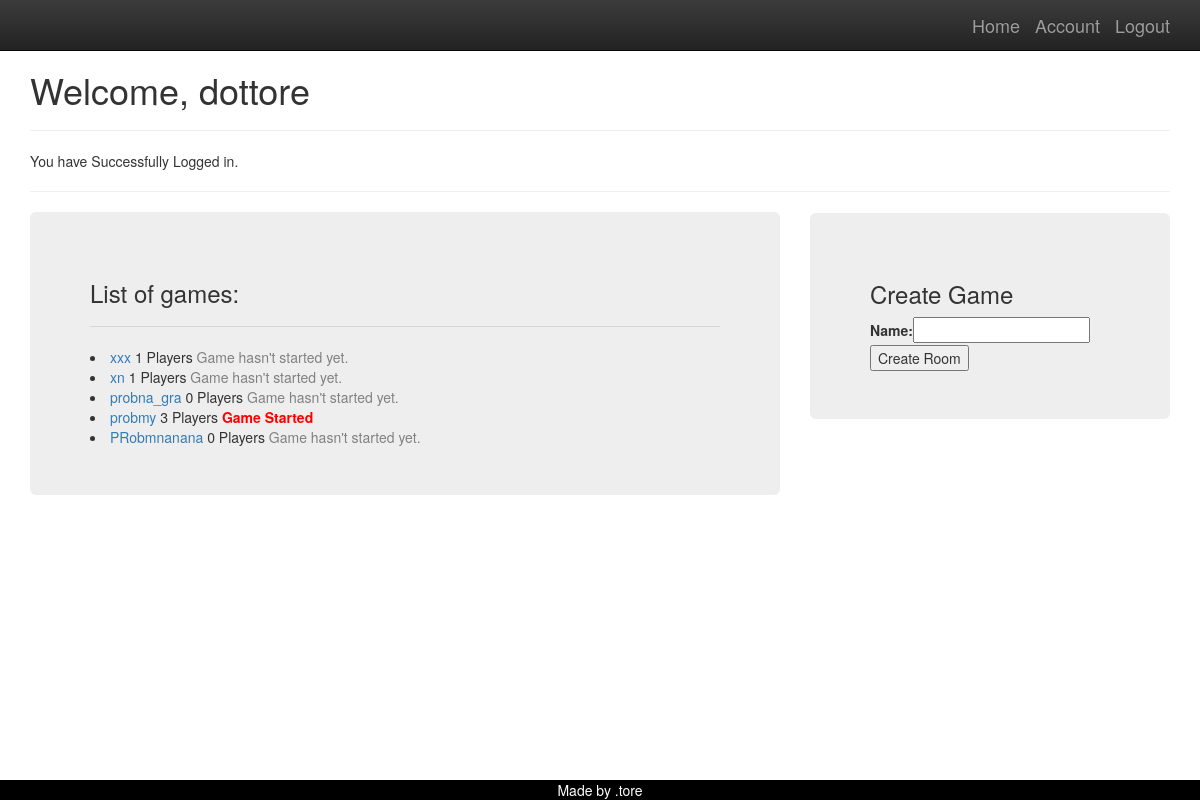
/player/home/welcome (signed in), run on the app's committed database.
### player/models.py (models this page shows)
class Player(models.Model):
    name = models.ForeignKey(User,on_delete=models.CASCADE,related_name='player_name')
    parent= models.CharField(max_length = 10)
    nick = models.CharField(max_length=10 )
    in_game= models.BooleanField(default = False)
    description = models.TextField(max_length = 300, null = True)
    def __str__(self):
        return self.nick

### game/models.py (models this page shows, shortened)
class Notification(models.Model):
    name = models.CharField(max_length=150)
    note = models.TextField(blank=True, null=True)

class Game(models.Model):
    name = models.CharField(max_length=150)
    host = models.CharField(max_length=10)
    is_played = models.BooleanField(default = False)
    players_ready = models.IntegerField(default =0)
    max_players = models.IntegerField(default=4)
    who_is_ready = models.ManyToManyField(Player, related_name="guys_ready", blank=True)
    first_player = models.ForeignKey(Player, on_delete=models.CASCADE, related_name='pierwszy', blank=True, null=True)
    second_player = models.ForeignKey(Player, on_delete=models.CASCADE, related_name='drugi', blank=True, null=True)
    third_player = models.ForeignKey(Player, on_delete=models.CASCADE, related_name='trzeci', blank=True, null=True)
    forth_player = models.ForeignKey(Player, on_delete=models.CASCADE, related_name='czwarty', blank=True, null=True)

### player/views.py (the view)
# urls.py: path('home/<str:name>', home, name='home'),
@login_required
def home(request, name):
    usr = request.user.username
    player = Player.objects.get(parent=usr)
    games = Game.objects.all()
    noti =  Notification.objects.get(name=name)
    text = noti.note
    form = CreateGame
    args = {'usr': usr, 'games': games, 'form' : form, 'message': text,'player':player}
    return render(request,'player/home.html', args)

### templates/player/home.html (shortened to what this page needs)
{% extends 'base.html' %}
{% block content %}
<h1>Welcome, {{player}}</h1>
<hr>
{{message}}
<hr>
<div class="row">
  <div class="col-sm-8">
      <div class = 'jumbotron'>
          <h3>List of games: </h3>
          <hr>
    {% for g in games %}
        <li><a href="{% url 'detail' g.id %}">{{g.name}}</a>
        {% if g.players_ready == 4 %}
            <span style ="color:red"><strong>Full</strong></span>
            {% else %}
            {{g.players_ready}} Players
            {% endif %}
              {% if g.is_played %}
            <span style ="color:red"><strong>Game Started</strong></span>
            {% else %}
            <span style="color:gray">Game hasn't started yet.</span>
            {% endif %}
        </li>
    {% endfor %}
      </div></div>
  <div class="col-sm-4"></div>
  <div class="col-sm-4">
      <div class = 'jumbotron' name="menu" id ="menu">
          <h3>Create Game</h3>
<form method ="POST" action = '{% url 'new_room' %}'>
{{form}}
    <button type = 'submit' name="create" value = 'ok'>Create Room</button>
</form>
      </div></div>
</div>
{% endblock %}

### templates/base.html (style rules this page uses)
body { padding-top: 50px; padding-bottom: 20px; }

### data on the page
Player: nick "dottore"
Notification: note "You have Successfully Logged in."
Game: name "xxx", players_ready "1", is_played "Game hasn't started yet."
Game: name "xn", players_ready "1", is_played "Game hasn't started yet."
Game: name "probna_gra", players_ready "0", is_played "Game hasn't started yet."
Game: name "probmy", players_ready "3", is_played "Game Started"
Game: name "PRobmnanana", players_ready "0", is_played "Game hasn't started yet."
